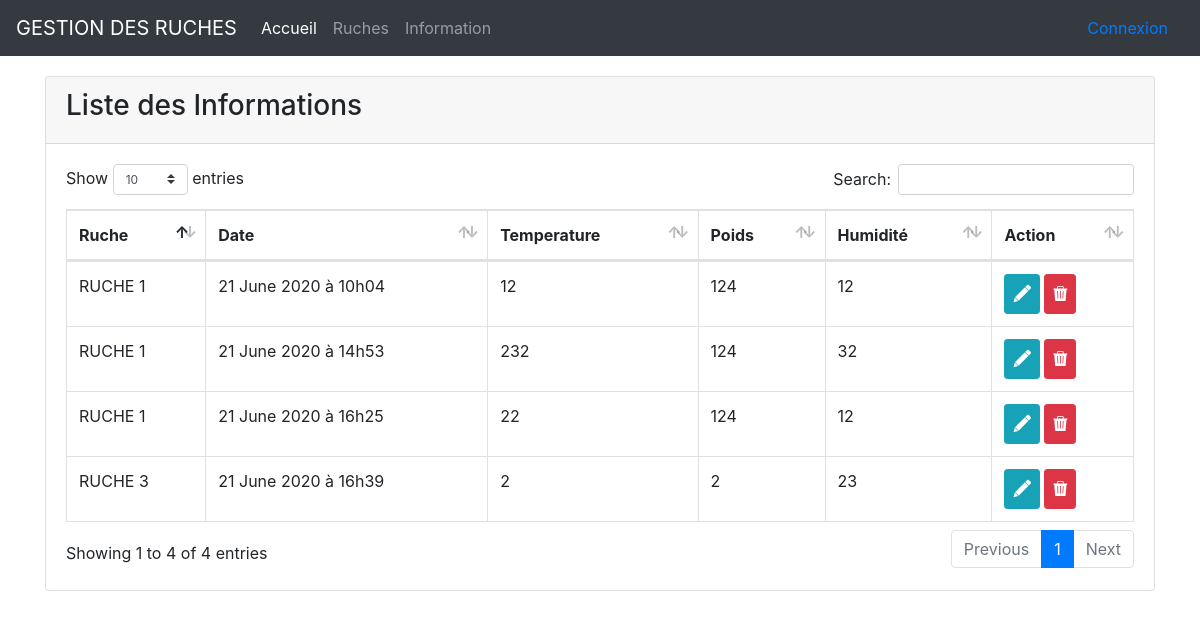
The page /index.php?action=listeInformation on the database its author committed.
### tables this page shows
CREATE TABLE IF NOT EXISTS `informations` (
  `id` int(11) NOT NULL AUTO_INCREMENT,
  `weight` float NOT NULL,
  `humidity` float NOT NULL,
  `create_at` datetime NOT NULL,
  `update_at` datetime DEFAULT NULL,
  `ruche_id` int(11) NOT NULL,
  `temperature` float NOT NULL,
  PRIMARY KEY (`id`),
  KEY `ruche_id` (`ruche_id`)
);

CREATE TABLE IF NOT EXISTS `ruches` (
  `id` int(11) NOT NULL AUTO_INCREMENT,
  `name` varchar(255) NOT NULL,
  `longitude` float NOT NULL,
  `latitude` float NOT NULL,
  `create_at` datetime NOT NULL,
  `update_at` datetime DEFAULT NULL,
  PRIMARY KEY (`id`)
);

### controller/controller.php (called while the page is built, shortened)
<?php
require_once('model/InformationManager.php');
function listInformation(){
    $informationManager=new InformationManager();
    $listInformation = $informationManager->getListInfoAndRuche();
    require('view/information/listInformations.php');
}

### model/InformationManager.php (called while the page is built, shortened)
<?php
class InformationManager extends Manager{
    public function getListInfoAndRuche()
    {
        $db = $this->dbConnect();
        $q = $db->query(' SELECT informations.id as info_id ,ruches.id,informations.temperature,informations.humidity,DATE_FORMAT(informations.create_at, "%d %M %Y à %Hh%i" ) AS comment_date_fr ,informations.weight,ruches.latitude,ruches.longitude,ruches.create_at,ruches.name FROM informations JOIN ruches ON informations.ruche_id=ruches.id ORDER BY informations.create_at' );
        return $q;
    }
}

### view/information/listInformations.php (the view, shortened to what this page needs)
<div class="container">
    <div class="card">
        <div class="card-header">
            <h3> Liste des Informations</h3>
        </div>
        <div class="card-body">
            <div class="row">
                <div class="col-12">
                    <table class="table table-bordered" id="dataTable" width="100%" cellspacing="0">
                        <thead>
                            <tr>
                                <th>Ruche</th>
                                <th>Date</th>
                                <th>Temperature</th>
                                <th>Poids</th>
                                <th>Humidité</th>
                                <th>Action</th>
                            </tr>
                        </thead>
                        <tbody>
                            <?php
                        while ($info = $listInformation->fetch())
                        {
                        ?>
                            <tr>
                                <td><?= $info['name'] ?></td>
                                <td><?= $info['comment_date_fr'] ?></td>
                                <td><?= $info['temperature'] ?></td>
                                <td><?= $info['weight'] ?></td>
                                <td><?= $info['humidity'] ?></td>
                                <td><a type="button" class="btn btn-info btn-sm" href="index.php?action=updateFormInfo&amp;id=<?=  $info['info_id'] ?>"><i class="ion-edit" style="font-size: 20px;"></i></a>
                                    <button type="button" class="btn btn-danger btn-sm btn_delete-info"  id=<?= $info['info_id']?> >
                                        <i class="ion-trash-a" style="font-size: 20px;"></i>
                                    </button>
                                </td>
                            </tr>
                            <?php
                        }
                        ?>
                        </tbody>
                    </table>
                </div>
            </div>
        </div>
    </div>
</div>
        </d <?php $content = ob_get_clean(); ?> <?php require('view/template.php'); ?>

### public/css/style.css (style rules this page uses)
body { padding-bottom: 20px; }

### rows shown on the page
informations: ruche.name "RUCHE 1", comment_date_fr "21 June 2020 à 10h04", temperature "12", weight "124", humidity "12"
informations: ruche.name "RUCHE 1", comment_date_fr "21 June 2020 à 14h53", temperature "232", weight "124", humidity "32"
informations: ruche.name "RUCHE 1", comment_date_fr "21 June 2020 à 16h25", temperature "22", weight "124", humidity "12"
informations: ruche.name "RUCHE 3", comment_date_fr "21 June 2020 à 16h39", temperature "2", weight "2", humidity "23"
